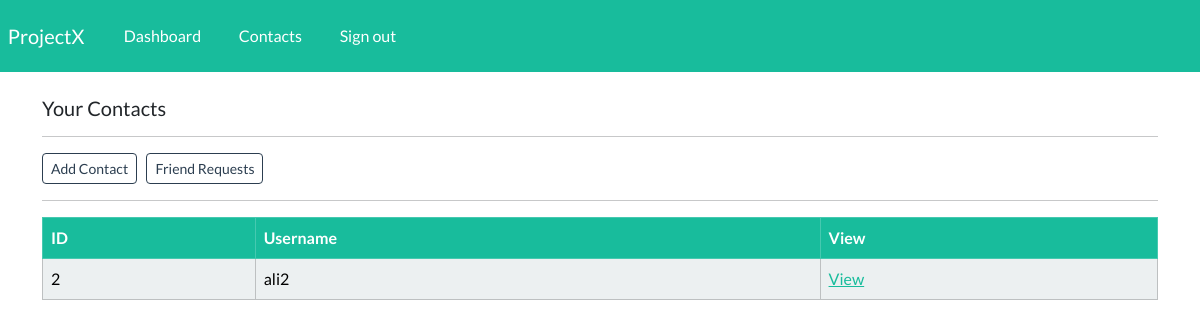
/view-contact/ (signed in), run on an earlier commit of the app's database.
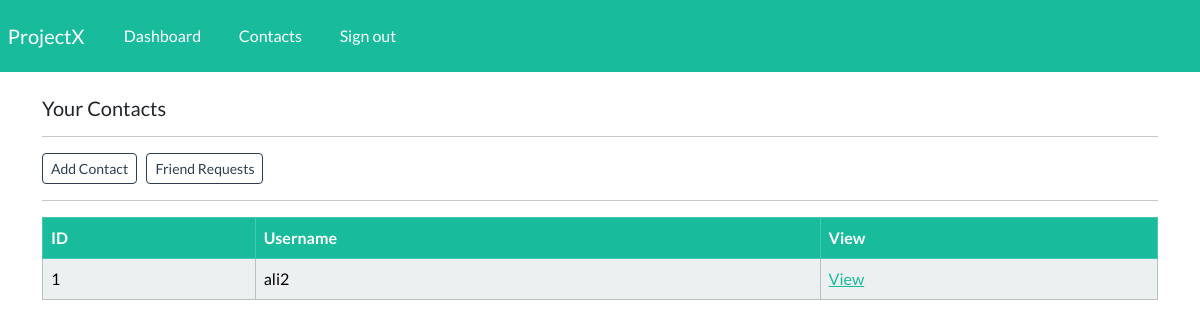
And on a later commit of the database.
### webapp/models.py (models this page shows, shortened)
class Contact(models.Model):
    username = models.CharField(max_length=100)
    user = models.ForeignKey(User, on_delete=models.CASCADE)
    friends = models.ManyToManyField(User, related_name='friends_list')

### webapp/views.py (the view)
# urls.py: path('view-contact/', views.view_contact, name='view-contact'),
@login_required(login_url='my-login')
def view_contact(request):
    contacts = Contact.objects.filter(user=request.user)
    context = {'contacts': contacts}
    return render(request, 'webapp/view-contacts.html', context=context)

### webapp/templates/webapp/view-contacts.html (shortened to what this page needs)
{% extends 'webapp/base.html' %}
{% block content %}
    <body>
        <h5> Your Contacts </h5>
        <hr>
        <a class="btn btn-outline-primary btn-sm" href="{% url 'add-contact' %}">
            Add Contact
        </a>
        <a class="btn btn-outline-primary btn-sm" href="{% url 'view-friend-request' %}">
            Friend Requests
        </a>
        <hr>
        <table class="table table-light table-hover table-bordered">
            <thead class="table-success">
                <tr>
                    <th scope="col"> ID </th>
                    <th scope="col"> Username </th>
                    <th scope="col"> View </th>
                </tr>
            </thead>
            <tbody>
            {% if contacts %}
                {% for contact in contacts %}
                    <tr>
                        <td>{{contact.id}}</td>
                        <td>{{contact.username}}</td>
                        <td><a href="{% url 'single-contact' contact.id %}"> View </a></td>
                    </tr>
                {% endfor %}
            {% endif %}
            </tbody>
        </table>
    </body>
{% endblock %}

What changed in the data, as far as the page shows it:
removed Contact: id "2", username "ali2"
now on this page (row edited): Contact: id "1", username "ali2"
